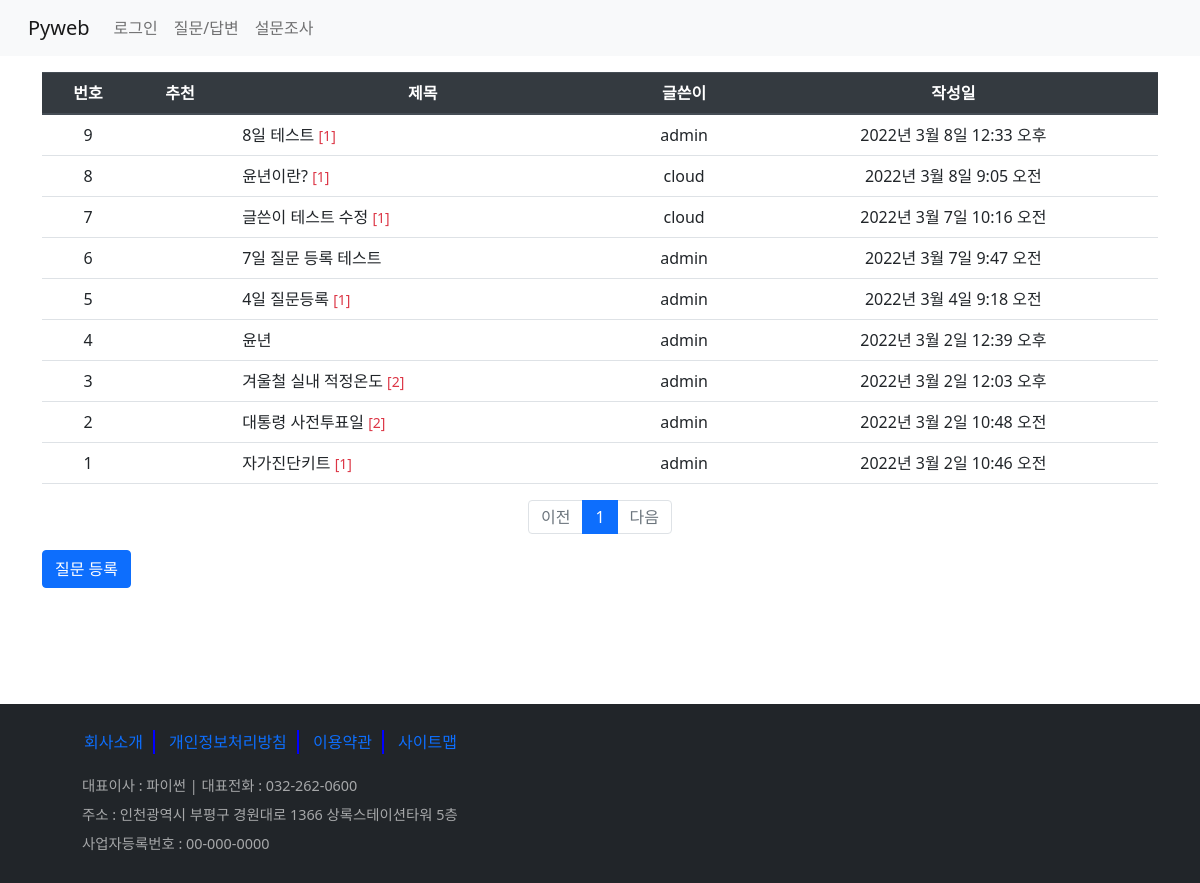
/board/boardlist/, run on an earlier commit of the app's database.
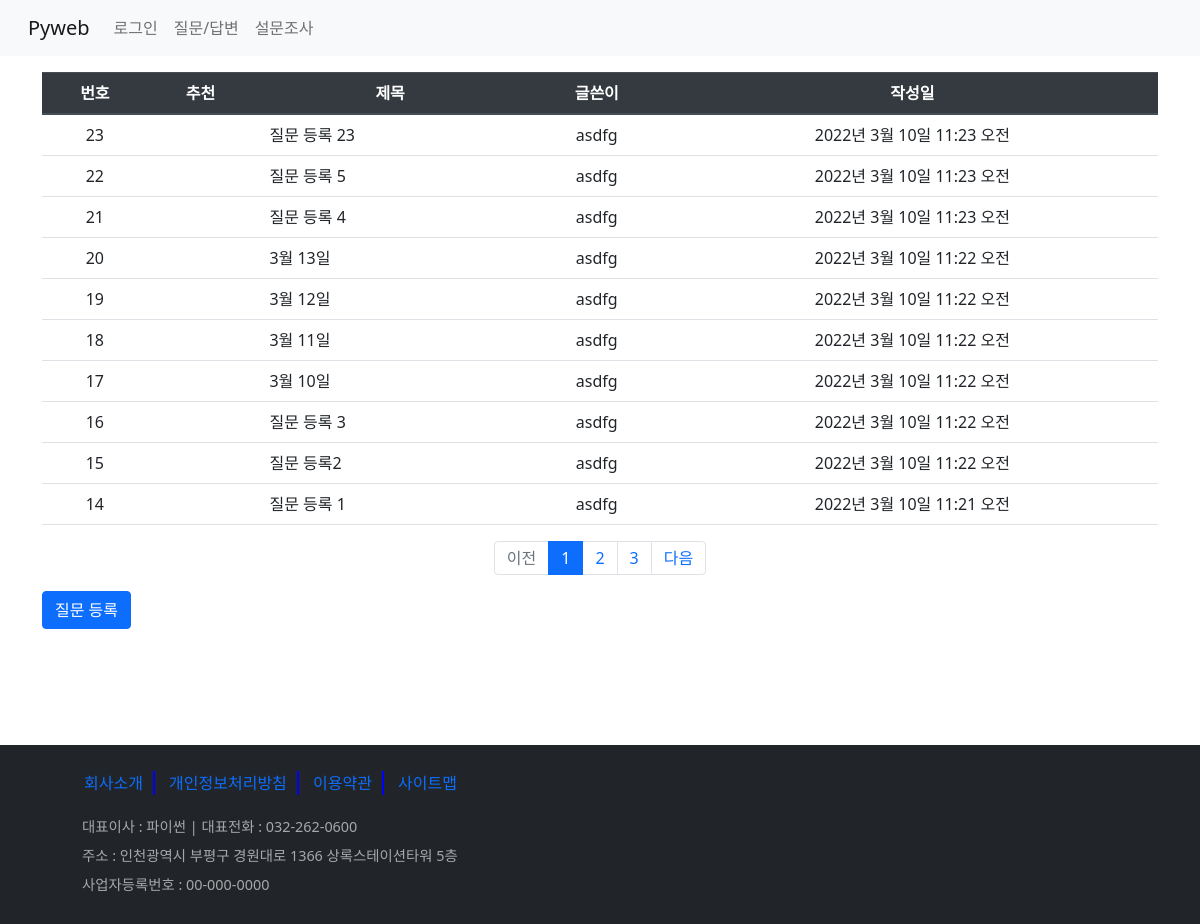
And on a later commit of the database.
### board/models.py (models this page shows, shortened)
class Question(models.Model):
    subject = models.CharField(max_length=200)
    content = models.TextField()
    create_date = models.DateTimeField()
    modify_date = models.DateTimeField(null=True, blank=True)  # null 허용, blank - 폼 데이터 null
    author = models.ForeignKey(User, on_delete=models.CASCADE, related_name='author_question')
    voter = models.ManyToManyField(User, related_name='voter_question')  # 추천수 - 다대다 관계

### board/views/base_views.py (the view)
# urls.py: path('boardlist/', base_views.boardlist, name='boardlist'),
def boardlist(request):
    question_list = Question.objects.order_by('-create_date')  # '-' : 내림차순, '-pk'도 가능
    page = request.GET.get('page', '1')
    paginator = Paginator(question_list, 10)  # 페이지당 Question 10개
    page_obj = paginator.get_page(page)
    context = {'question_list': page_obj}
    return render(request, 'board/question_list.html', context)

### board/templatetags/board_filter.py (called while the page is built)
@register.filter
def sub(value, arg):
    return value - arg

### templates/board/question_list.html (shortened to what this page needs)
{% extends 'base.html' %}
{% load board_filter %}
{% block content %}
    <div class="container my-3">
        <table class="table">
            <thead class="thead-dark">
                <tr class="text-center">
                    <th>번호</th><th>추천</th><th>제목</th><th>글쓴이</th><th>작성일</th>
                </tr>
            </thead>
            <tbody>
                {% if question_list %}
                    {% for question in question_list %}
                    <tr class="text-center">
                        <td>{{ question_list.paginator.count|sub:question_list.start_index|sub:forloop.counter0|add:1 }}</td>
                        <td>
                        </td>
                        <td class="text-left px-3">
                            <a class="text-decoration-none text-dark"
                               href="{% url 'board:detail' question.id %}">{{ question.subject }}</a>
                            {% if question.answer_set.count %}
                            <span class="text-danger small">[{{ question.answer_set.count }}]</span>
                            {% endif %}
                        </td>
                        <td>{{ question.author }}</td>
                        <td>{{ question.create_date }}</td>
                    </tr>
                    {% endfor %}
                {% else %}
                    <p>질문이 없습니다.</p>
                {% endif %}
            </tbody>
        </table>
        <ul class="pagination justify-content-center">
            {% if question_list.has_previous %}
            <li class="page-item">
                <a class="page-link" href="?page={{ question_list.previous_page_number }}">이전</a>
            </li>
            {% else %}
            <li class="page-item disabled">
                <a class="page-link" href="#">이전</a>
            </li>
            {% endif %}
            {% for page_number in question_list.paginator.page_range %}
                {% if page_number == question_list.number %}
                    <li class="page-item active">
                        <a class="page-link" href="?page={{ page_number }}">{{ page_number }}</a>
                    </li>
                {% else %}
                    <li class="page-item">
                        <a class="page-link" href="?page={{ page_number }}">{{ page_number }}</a>
                    </li>
                {% endif %}
            {% endfor %}
            {% if question_list.has_next %}
            <li class="page-item">
                <a class="page-link" href="?page={{ question_list.next_page_number }}">다음</a>
            </li>
            {% else %}
            <li class="page-item disabled">
                <a class="page-link" href="#">다음</a>
            </li>
            {% endif %}
        </ul>
        <a class="btn btn-primary" href="{% url 'board:question_create' %}">질문 등록</a>
        <div class="question_list"></div>
    </div>
{% endblock %}

What changed in the data, as far as the page shows it:
no longer on this page (row unchanged): Question: paginator.count|sub "9", subject "8일 테스트", answer_set.count "1", author "admin", create_date "2022년 3월 8일 12:33 오후"
no longer on this page (row unchanged): Question: paginator.count|sub "8", subject "윤년이란?", answer_set.count "1", author "cloud", create_date "2022년 3월 8일 9:05 오전"
no longer on this page (row unchanged): Question: paginator.count|sub "7", subject "글쓴이 테스트 수정", answer_set.count "1", author "cloud", create_date "2022년 3월 7일 10:16 오전"
no longer on this page (row unchanged): Question: paginator.count|sub "6", subject "7일 질문 등록 테스트", author "admin", create_date "2022년 3월 7일 9:47 오전"
no longer on this page (row unchanged): Question: paginator.count|sub "5", subject "4일 질문등록", answer_set.count "1", author "admin", create_date "2022년 3월 4일 9:18 오전"
no longer on this page (row unchanged): Question: paginator.count|sub "4", subject "윤년", author "admin", create_date "2022년 3월 2일 12:39 오후"
no longer on this page (row unchanged): Question: paginator.count|sub "3", subject "겨울철 실내 적정온도", answer_set.count "2", author "admin", create_date "2022년 3월 2일 12:03 오후"
no longer on this page (row unchanged): Question: paginator.count|sub "2", subject "대통령 사전투표일", answer_set.count "2", author "admin", create_date "2022년 3월 2일 10:48 오전"
no longer on this page (row unchanged): Question: paginator.count|sub "1", subject "자가진단키트", answer_set.count "1", author "admin", create_date "2022년 3월 2일 10:46 오전"
added Question: paginator.count|sub "23", subject "질문 등록 23", author "asdfg", create_date "2022년 3월 10일 11:23 오전"
added Question: paginator.count|sub "22", subject "질문 등록 5", author "asdfg", create_date "2022년 3월 10일 11:23 오전"
added Question: paginator.count|sub "21", subject "질문 등록 4", author "asdfg", create_date "2022년 3월 10일 11:23 오전"
added Question: paginator.count|sub "20", subject "3월 13일", author "asdfg", create_date "2022년 3월 10일 11:22 오전"
added Question: paginator.count|sub "19", subject "3월 12일", author "asdfg", create_date "2022년 3월 10일 11:22 오전"
added Question: paginator.count|sub "18", subject "3월 11일", author "asdfg", create_date "2022년 3월 10일 11:22 오전"
added Question: paginator.count|sub "17", subject "3월 10일", author "asdfg", create_date "2022년 3월 10일 11:22 오전"
added Question: paginator.count|sub "16", subject "질문 등록 3", author "asdfg", create_date "2022년 3월 10일 11:22 오전"
added Question: paginator.count|sub "15", subject "질문 등록2", author "asdfg", create_date "2022년 3월 10일 11:22 오전"
added Question: paginator.count|sub "14", subject "질문 등록 1", author "asdfg", create_date "2022년 3월 10일 11:21 오전"
Also different on the page:
new list line: "2"
new list line: "3"
